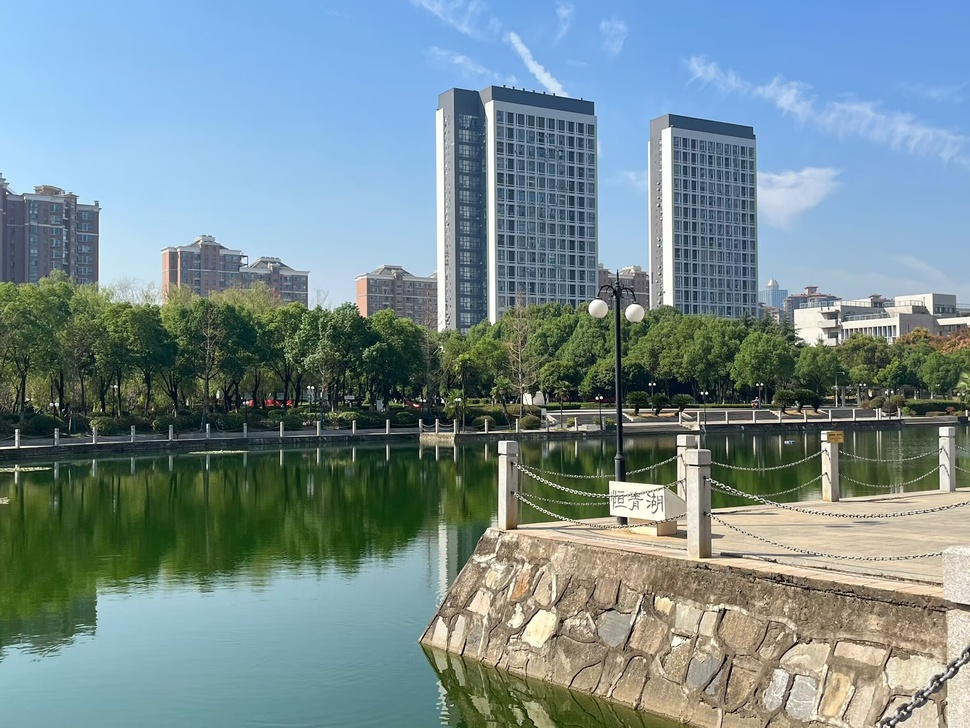
#> input picture 2.jpg, 970 x 728 px, shrunk from 2362 x 1772 before the run
$ python 'HSIRGB上的直方图均衡化.py'
#> lines starting #> are read from the running program, lines starting #| are printed output that depends on the picture
import cv2
import numpy as np
import matplotlib.pyplot as plt

# 读取彩色图片
image = cv2.imread('2.jpg')
#> image is the input picture: shape (728, 970, 3); mean B, G, R 143.4, 140, 118.7


# RGB直方图均衡化
def rgb_histogram_equalization(image):
    r, g, b = cv2.split(image)
    r_eq = cv2.equalizeHist(r)
    g_eq = cv2.equalizeHist(g)
    b_eq = cv2.equalizeHist(b)
    return cv2.merge((r_eq, g_eq, b_eq))


# HSI分量转换
def rgb_to_hsi(rgb):
    r, g, b = rgb[:, :, 0] / 255.0, rgb[:, :, 1] / 255.0, rgb[:, :, 2] / 255.0
    num = 0.5 * ((r - g) + (r - b))
    den = np.sqrt((r - g) ** 2 + (r - b) * (g - b))
    theta = np.arccos(np.clip(num / (den + 1e-10), -1, 1))

    h = np.zeros(r.shape)
    h[b <= g] = theta[b <= g]
    h[b > g] = 2 * np.pi - theta[b > g]
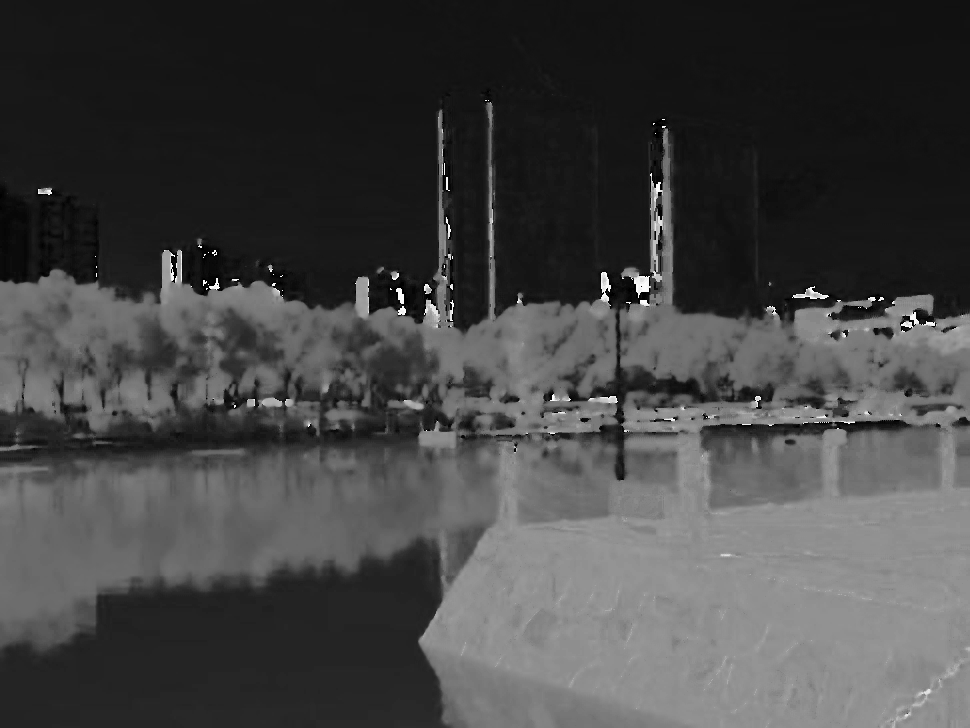
#> h: shape (728, 970) float64; min 6.52e-05, max 6.23, mean 1.69; drawn with min black and max white
    h = h * (180.0 / np.pi)  # 转换为度数

    i = (r + g + b) / 3.0
    s = 1 - (3 / (r + g + b + 1e-10)) * np.minimum(np.minimum(r, g), b)
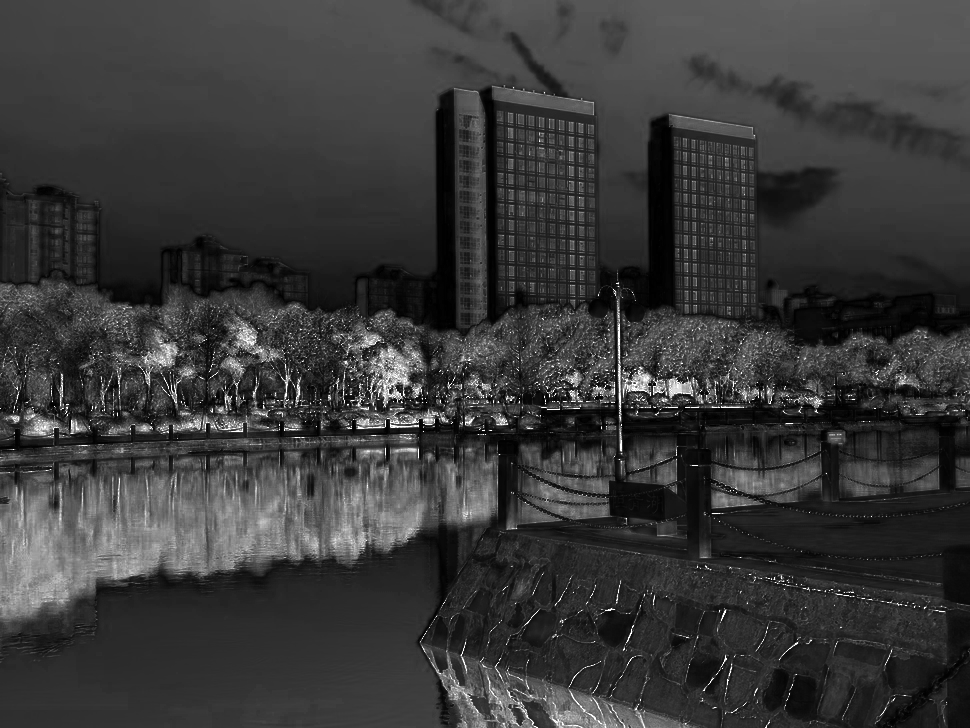
#> s: shape (728, 970) float64; min 3.33e-11, max 1, mean 0.225

    hsi = np.zeros(rgb.shape)
    hsi[:, :, 0] = h
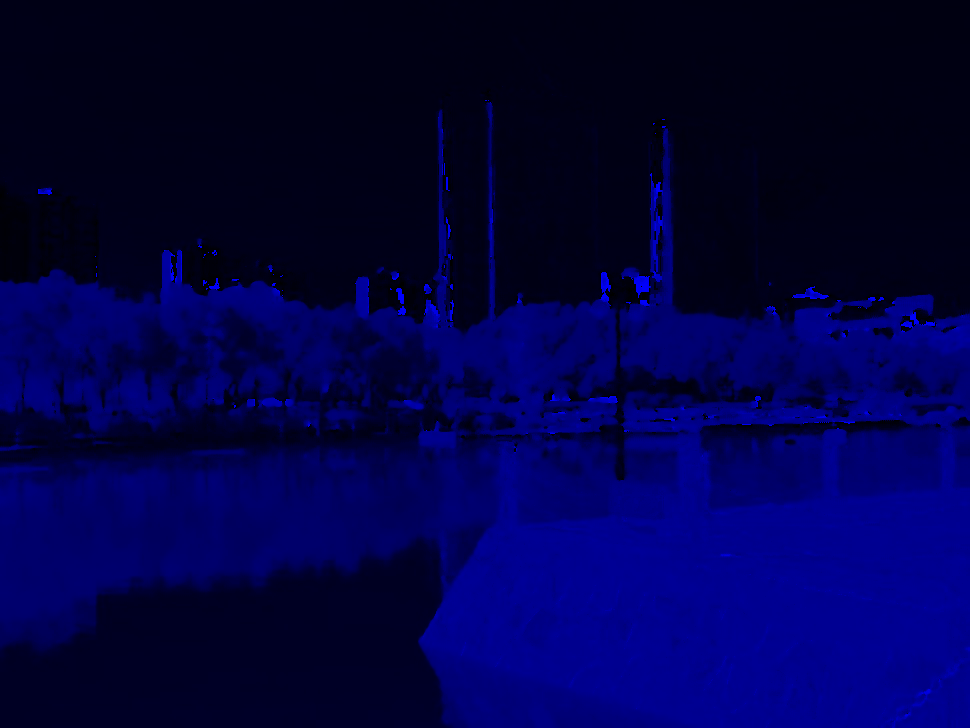
#> hsi: shape (728, 970, 3) float64; mean of channels 0, 1, 2 96.6, 0, 0; drawn with min black and max white
    hsi[:, :, 1] = s
    hsi[:, :, 2] = i

    return hsi


# HSI转RGB的函数
def hsi_to_rgb(hsi):
    h, s, i = hsi[:, :, 0], hsi[:, :, 1], hsi[:, :, 2]

    r = np.zeros(h.shape)
    g = np.zeros(h.shape)

    b = np.zeros(h.shape)

    for j in range(h.shape[0]):
        for k in range(h.shape[1]):
            H = h[j, k]
            S = s[j, k]
            I = i[j, k]

            if H < 120:
                b[j, k] = I * (1 - S)
                r[j, k] = I * (1 + (S * np.cos(H * np.pi / 180) / np.cos((60 - H) * np.pi / 180)))
                g[j, k] = 3 * I - (r[j, k] + b[j, k])
            elif H < 240:
                H -= 120
                r[j, k] = I * (1 - S)
                g[j, k] = I * (1 + (S * np.cos(H * np.pi / 180) / np.cos((60 - H) * np.pi / 180)))
                b[j, k] = 3 * I - (r[j, k] + g[j, k])
            else:
                H -= 240
                g[j, k] = I * (1 - S)
                b[j, k] = I * (1 + (S * np.cos(H * np.pi / 180) / np.cos((60 - H) * np.pi / 180)))
                r[j, k] = 3 * I - (g[j, k] + b[j, k])
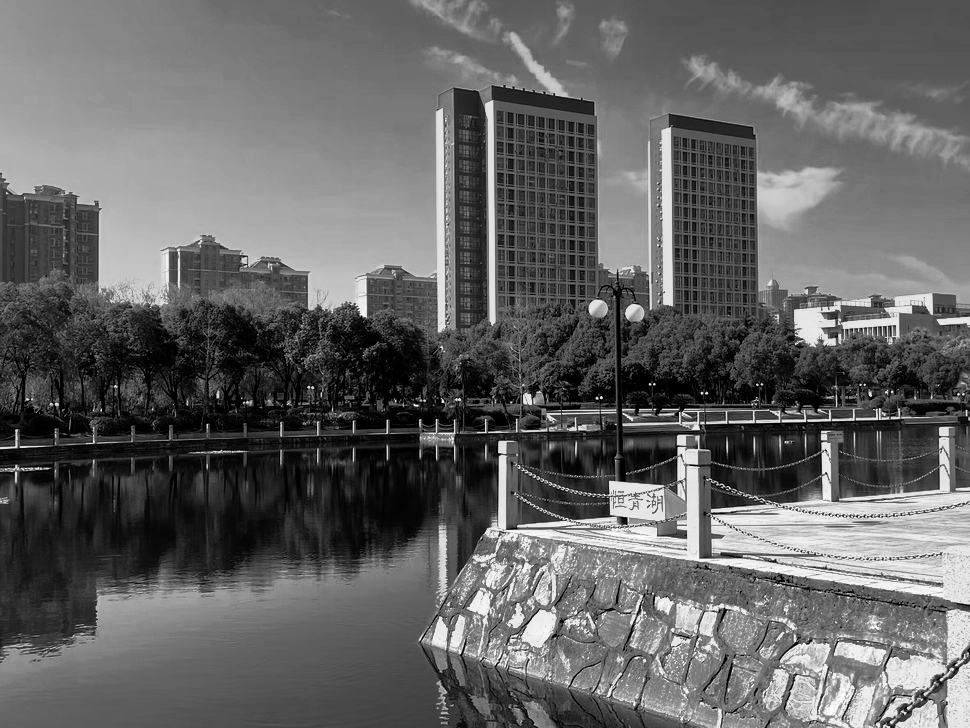
#> b: shape (728, 970) float64; min 0, max 1.13, mean 0.445; drawn with min black and max white
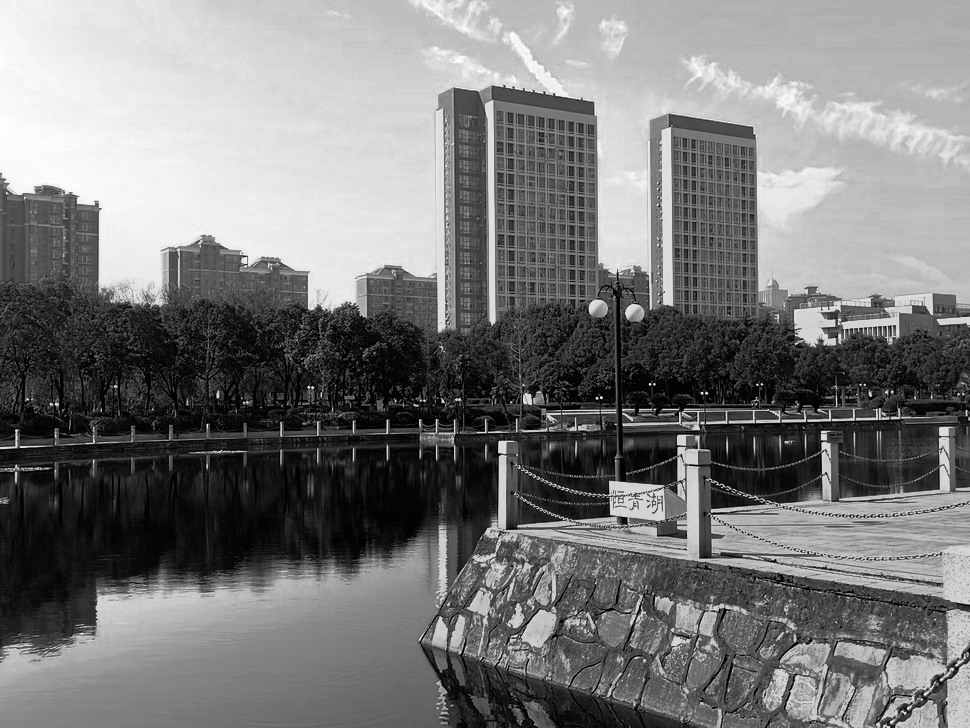
#> r: shape (728, 970) float64; min 0, max 1.14, mean 0.543; drawn with min black and max white

    r = np.clip(r * 255, 0, 255).astype(np.uint8)
    g = np.clip(g * 255, 0, 255).astype(np.uint8)
    b = np.clip(b * 255, 0, 255).astype(np.uint8)

    return cv2.merge((b, g, r))
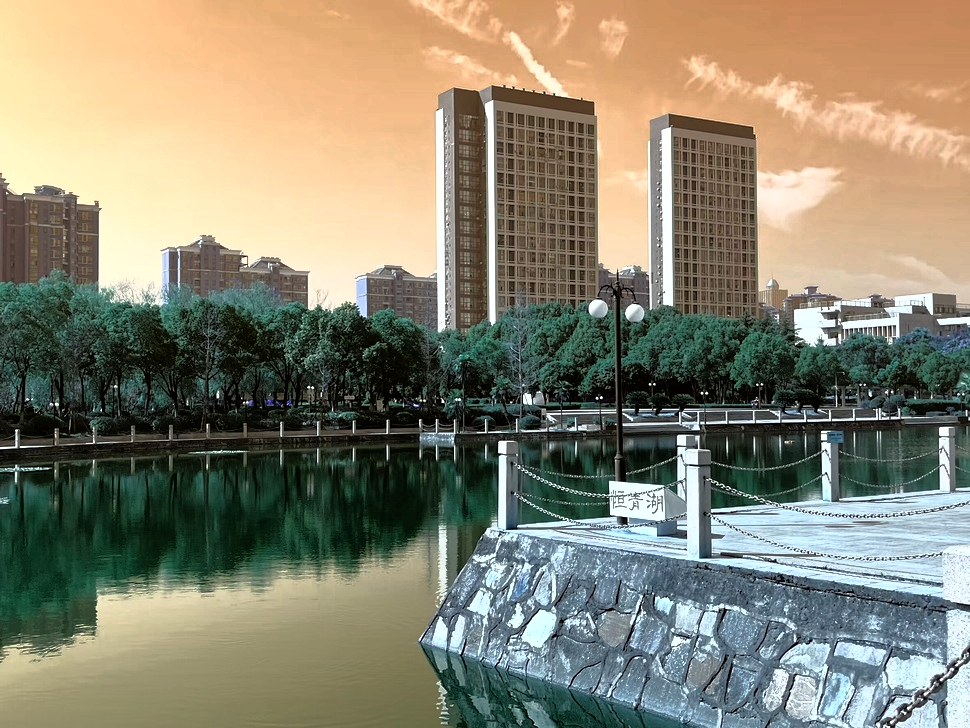
#> returned value: shape (728, 970, 3); mean of channels 0, 1, 2 112.6, 132.2, 136.4; drawn as B, G, R


# HSI直方图均衡化
def hsi_histogram_equalization(image):
    hsi = rgb_to_hsi(image)
    h, s, i = cv2.split(hsi)

    # 对强度通道进行均衡化
    i_eq = cv2.equalizeHist((i * 255).astype(np.uint8)) / 255.0

    # 重新合并成HSI并转换回RGB
    hsi_eq = cv2.merge((h, s, i_eq))
    return hsi_to_rgb(hsi_eq)


# 进行均衡化
rgb_eq = rgb_histogram_equalization(image)
hsi_eq = hsi_histogram_equalization(image)

# 显示结果
plt.figure(figsize=(12, 6))

# 原始图像
plt.subplot(2, 3, 1)
plt.imshow(cv2.cvtColor(image, cv2.COLOR_BGR2RGB))
plt.title('Original Image')
plt.axis('off')

# RGB均衡化结果
plt.subplot(2, 3, 2)
plt.imshow(cv2.cvtColor(rgb_eq, cv2.COLOR_BGR2RGB))
plt.title('RGB Histogram Equalization')
plt.axis('off')

# HSI均衡化结果
plt.subplot(2, 3, 3)
plt.imshow(cv2.cvtColor(hsi_eq, cv2.COLOR_BGR2RGB))
plt.title('HSI Histogram Equalization')
plt.axis('off')

plt.tight_layout()
plt.show()
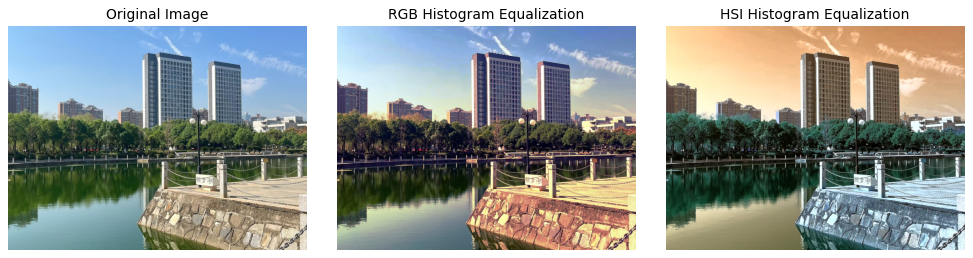
#> figure drawn by matplotlib, 3 panels

$ run again, with 1.jpg copied over 2.jpg
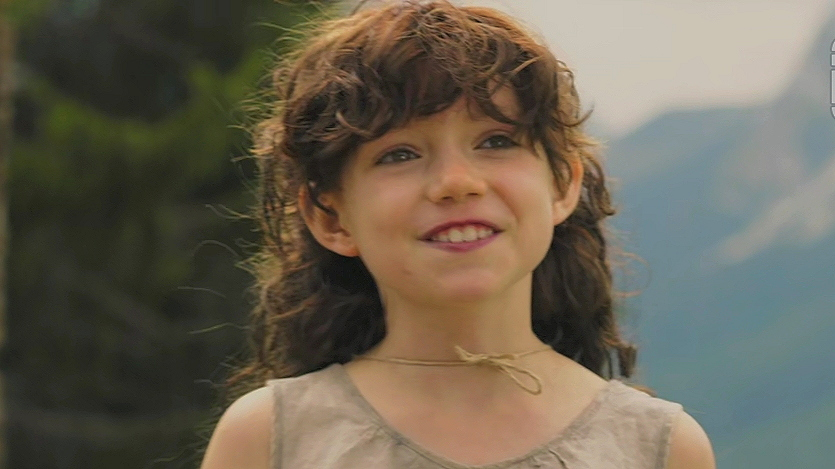
#> input picture 1.jpg, 835 x 469 px
#> image is the input picture: shape (469, 835, 3); mean B, G, R 83.5, 99, 107
#> after the loop in hsi_to_rgb, `for j in range(h.shape[0]):`:
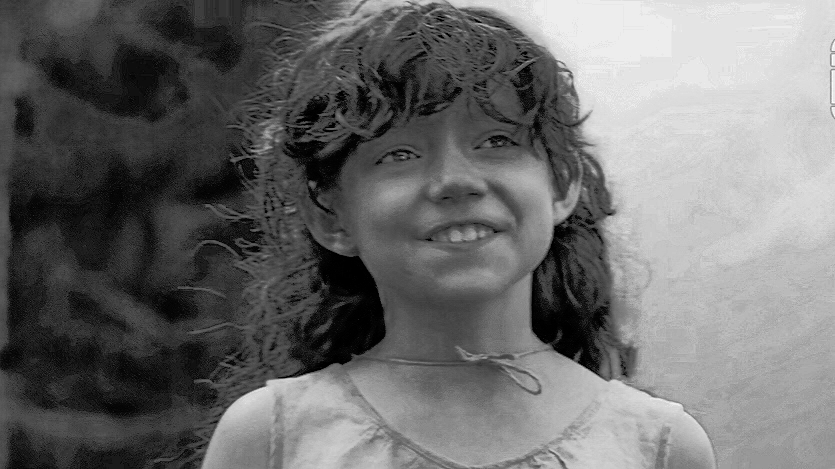
#> r: shape (469, 835) float64; min 0, max 1.02, mean 0.436; drawn with min black and max white
#> `plt.show()`:
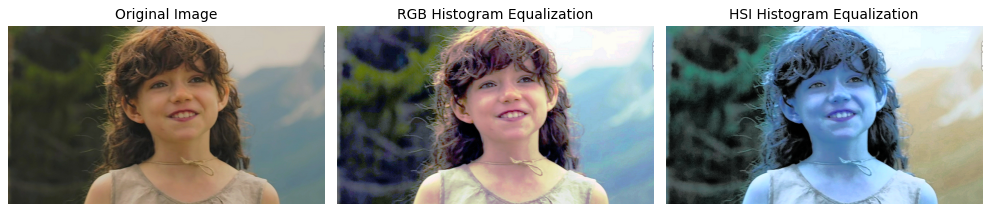
#> figure drawn by matplotlib, 3 panels

$ run again, with 3.png saved as 2.jpg
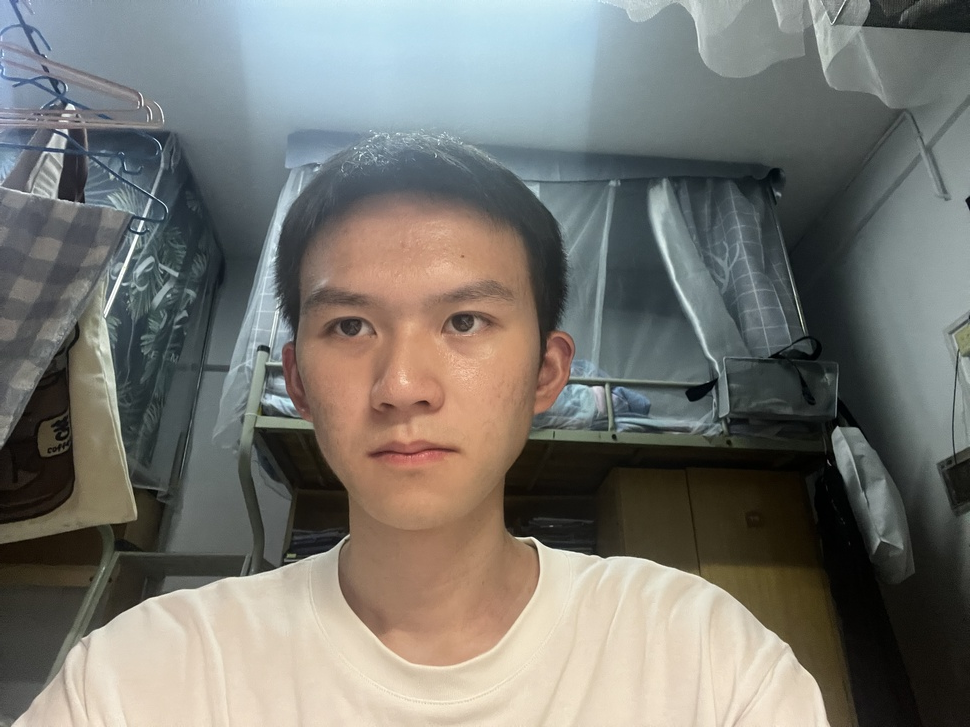
#> input picture 3.png, 970 x 727 px, shrunk from 4032 x 3024 before the run
#> image is the input picture: shape (727, 970, 3); mean B, G, R 113.4, 119, 119.8
#> in hsi_to_rgb, `return cv2.merge((b, g, r))`:
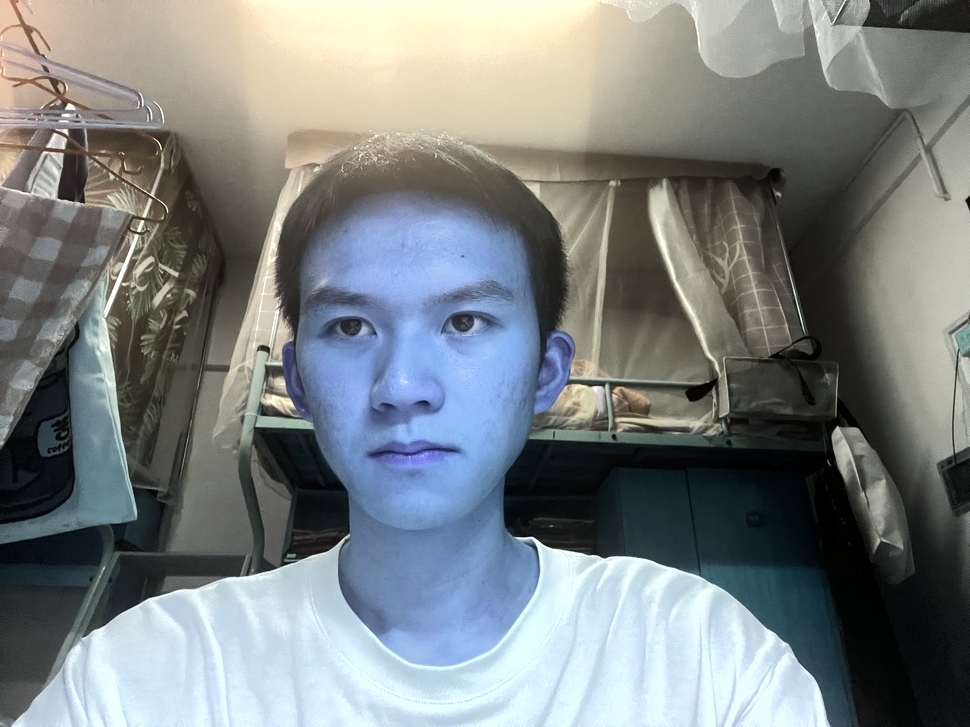
#> returned value: shape (727, 970, 3); mean of channels 0, 1, 2 129.9, 129.2, 123; drawn as B, G, R
#> `plt.show()`:
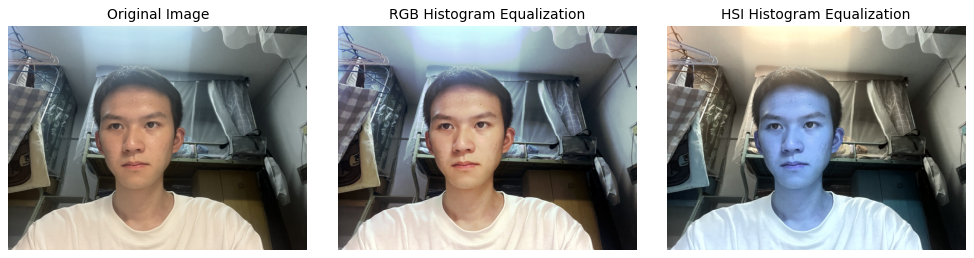
#> figure drawn by matplotlib, 3 panels
